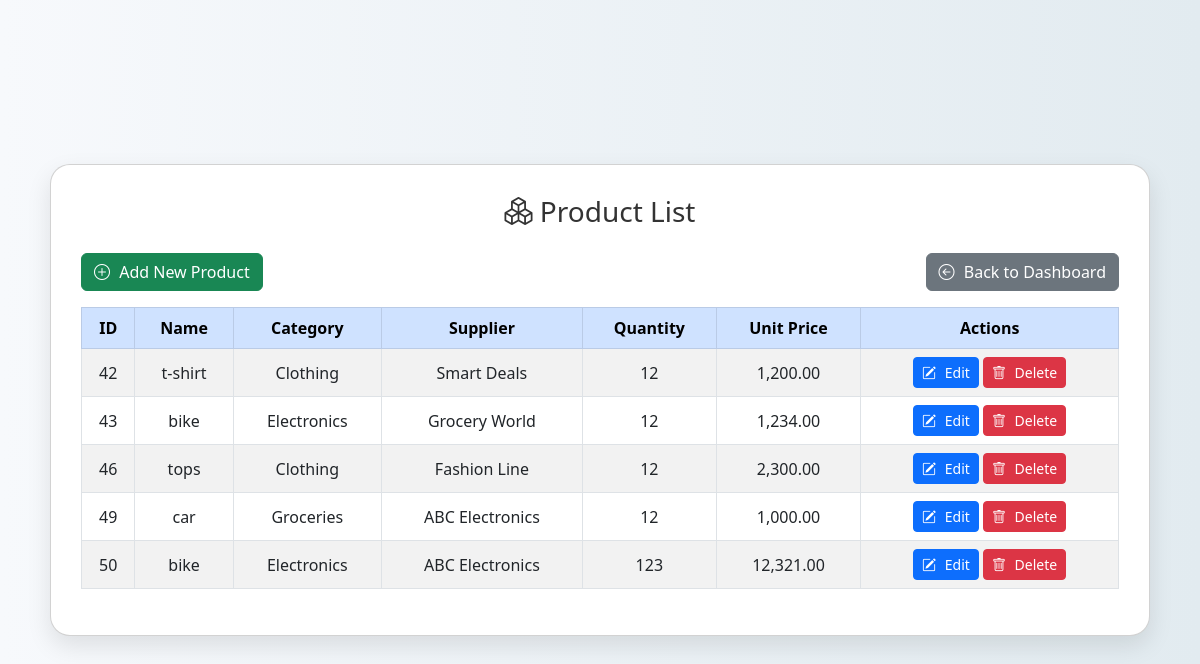
The page /view_products.php (signed in) on the database its author committed.
### tables this page shows
CREATE TABLE `products` (
  `product_id` int(11) NOT NULL,
  `product_name` varchar(100) DEFAULT NULL,
  `category_id` int(11) DEFAULT NULL,
  `supplier_id` int(11) DEFAULT NULL,
  `quantity_in_stock` int(11) DEFAULT NULL,
  `unit_price` decimal(10,2) DEFAULT NULL
);

CREATE TABLE `categories` (
  `category_id` int(11) NOT NULL,
  `category_name` varchar(100) NOT NULL
);

CREATE TABLE `suppliers` (
  `supplier_id` int(11) NOT NULL,
  `supplier_name` varchar(100) DEFAULT NULL,
  `contact_email` varchar(100) DEFAULT NULL,
  `phone` varchar(20) DEFAULT NULL
);

### view_products.php (the view, shortened to what this page needs)
<?php
$conn = new mysqli("localhost", "root", "", "inventory_db");
$sql = "SELECT p.product_id, p.product_name, c.category_name, s.supplier_name, p.quantity_in_stock, p.unit_price
        FROM products p
        LEFT JOIN categories c ON p.category_id = c.category_id
        LEFT JOIN suppliers s ON p.supplier_id = s.supplier_id";
$result = $conn->query($sql);
?>
<!DOCTYPE html>
<html>
<head>
  <link href="https://cdn.jsdelivr.net/npm/bootstrap@5.3.0/dist/css/bootstrap.min.css" rel="stylesheet">
  <link href="https://cdn.jsdelivr.net/npm/bootstrap-icons@1.10.5/font/bootstrap-icons.css" rel="stylesheet">
</head>
<body>
  <div class="card">
    <h3><i class="bi bi-boxes"></i> Product List</h3>
    <div class="d-flex justify-content-between mb-3">
      <a href="add_product.php" class="btn btn-success">
        <i class="bi bi-plus-circle"></i> Add New Product
      </a>
      <a href="dashboard.php" class="btn btn-secondary">
        <i class="bi bi-arrow-left-circle"></i> Back to Dashboard
      </a>
    </div>
    <table class="table table-bordered table-striped">
      <thead class="table-primary">
        <tr>
          <th>ID</th>
          <th>Name</th>
          <th>Category</th>
          <th>Supplier</th>
          <th>Quantity</th>
          <th>Unit Price</th>
          <th>Actions</th>
        </tr>
      </thead>
      <tbody>
        <?php if ($result->num_rows > 0): ?>
          <?php while($row = $result->fetch_assoc()): ?>
            <tr>
              <td><?php echo $row['product_id']; ?></td>
              <td><?php echo htmlspecialchars($row['product_name']); ?></td>
              <td><?php echo htmlspecialchars($row['category_name']); ?></td>
              <td><?php echo htmlspecialchars($row['supplier_name']); ?></td>
              <td><?php echo $row['quantity_in_stock']; ?></td>
              <td><?php echo number_format($row['unit_price'], 2); ?></td>
              <td>
                <a href="edit_product.php?id=<?php echo $row['product_id']; ?>" class="btn btn-sm btn-primary">
                  <i class="bi bi-pencil-square"></i> Edit
                </a>
                <a href="view_products.php?delete_id=<?php echo $row['product_id']; ?>"
                   onclick="return confirm('Are you sure you want to delete this product?');"
                   class="btn btn-sm btn-danger">
                  <i class="bi bi-trash"></i> Delete
                </a>
              </td>
            </tr>
          <?php endwhile; ?>
        <?php else: ?>
          <tr><td colspan="7" class="text-center">No products found.</td></tr>
        <?php endif; ?>
      </tbody>
    </table>
  </div>
</body>
</html>

### view_products.php (style rules this page uses)
body { background: linear-gradient(to right, #f7f9fc, #e2ebf0); min-height: 100vh; display: flex; justify-content: center; align-items: center; font-family: 'Segoe UI', sans-serif; }
.card { padding: 30px; border-radius: 20px; box-shadow: 0 10px 25px rgba(0,0,0,0.1); background-color: #fff; width: 100%; max-width: 1100px; }
h3 { text-align: center; color: #333; margin-bottom: 25px; }
.btn i { margin-right: 5px; }
.table thead th { text-align: center; }
.table tbody td { vertical-align: middle; text-align: center; }

### rows shown on the page
products: product_id "42", product_name "t-shirt", category.category_name "Clothing", supplier.supplier_name "Smart Deals", quantity_in_stock "12", unit_price "1,200.00"
products: product_id "43", product_name "bike", category.category_name "Electronics", supplier.supplier_name "Grocery World", quantity_in_stock "12", unit_price "1,234.00"
products: product_id "46", product_name "tops", category.category_name "Clothing", supplier.supplier_name "Fashion Line", quantity_in_stock "12", unit_price "2,300.00"
products: product_id "49", product_name "car", category.category_name "Groceries", supplier.supplier_name "ABC Electronics", quantity_in_stock "12", unit_price "1,000.00"
products: product_id "50", product_name "bike", category.category_name "Electronics", supplier.supplier_name "ABC Electronics", quantity_in_stock "123", unit_price "12,321.00"
